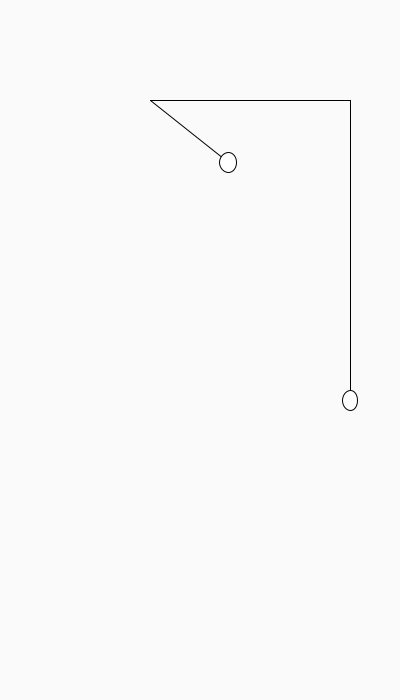
Frame 1 (no input)
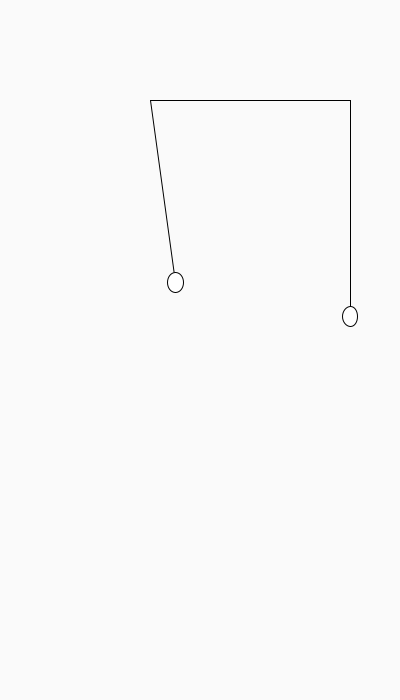
Frame 60 (the mouse pressed at the canvas centre just before this capture)
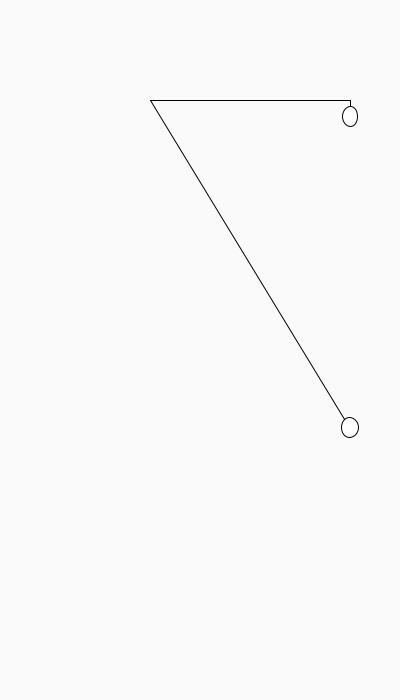
Frame 120 (the mouse held since frame 60 and released just before this capture)

The Processing sketch that drew these frames (run headless with seeded random() and noise(); from frame 60 on, the mouse is pressed at the canvas centre):

// Processing sketch: processing_163932
// ── processing_163932.pde

float theta, r;
float dtheta, dr;
float t, dt;
float m1, m2;
float G;
float l_;

void setup() {
  size(400, 700);
  setupVars();
}

void setupVars() {
  l_ = 20.0;
  r = 5.0;
  theta = PI/3.5;
  dtheta = 0;
  dr = 0;
  
  m1 = 1.0;
  m2 = 1.1;
  G = 11;
  dt = 0.1;
}

void draw() {
  if (r < 0.8) {
    background(250,10,10);
    m1 += 0.002;
    dr = abs(dr*0.85);
    r = abs(r);
  } else if (l_-r < 0.8){
    background(220,150,10);
    m2 += 0.002;
    dr = -abs(dr*0.6);
  } else {
    background(250);
  }
  line(350,100+(l_-r)*20,350,100);
  ellipse(350,100+(l_-r)*20,m1*15,20);  // m1
  line(350,100,150,100);
  float x = r*sin(theta);
  float y = r*cos(theta);
  line(150,100,150+x*20,100+y*20);
  ellipse(150+x*20,100+y*20,m2*15,20);  // m2
  
  iterate();
}

void iterate() {
  r += dr*dt;
  theta += dtheta*dt;
  dr += dt*( m1*pow(dtheta, 2)*r + G*(m1*cos(theta)-m2) )/(m1+m2);
  dtheta += -dt*(G*sin(theta)+dr*dtheta)/r;
}
